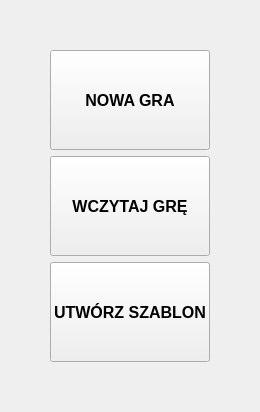
      <widget class="QWidget" name="StartScreen">
       <layout class="QVBoxLayout" name="verticalLayout_7">
        <property name="leftMargin">
         <number>50</number>
        </property>
        <property name="topMargin">
         <number>50</number>
        </property>
        <property name="rightMargin">
         <number>50</number>
        </property>
        <property name="bottomMargin">
         <number>50</number>
        </property>
        <item>
         <widget class="QPushButton" name="BtnStartGame">
          <property name="sizePolicy">
           <sizepolicy hsizetype="Expanding" vsizetype="Expanding">
            <horstretch>0</horstretch>
            <verstretch>0</verstretch>
           </sizepolicy>
          </property>
          <property name="minimumSize">
           <size>
            <width>0</width>
            <height>100</height>
           </size>
          </property>
          <property name="font">
           <font>
            <pointsize>12</pointsize>
            <weight>75</weight>
            <bold>true</bold>
           </font>
          </property>
          <property name="text">
           <string>NOWA GRA</string>
          </property>
         </widget>
        </item>
        <item>
         <widget class="QPushButton" name="BtnLoadGame">
          <property name="enabled">
           <bool>true</bool>
          </property>
          <property name="sizePolicy">
           <sizepolicy hsizetype="Expanding" vsizetype="Expanding">
            <horstretch>0</horstretch>
            <verstretch>0</verstretch>
           </sizepolicy>
          </property>
          <property name="minimumSize">
           <size>
            <width>0</width>
            <height>100</height>
           </size>
          </property>
          <property name="font">
           <font>
            <pointsize>12</pointsize>
            <weight>75</weight>
            <bold>true</bold>
           </font>
          </property>
          <property name="text">
           <string>WCZYTAJ GRĘ</string>
          </property>
         </widget>
        </item>
        <item>
         <widget class="QPushButton" name="BtnCreateTemplate">
          <property name="sizePolicy">
           <sizepolicy hsizetype="Expanding" vsizetype="Expanding">
            <horstretch>0</horstretch>
            <verstretch>0</verstretch>
           </sizepolicy>
          </property>
          <property name="minimumSize">
           <size>
            <width>0</width>
            <height>100</height>
           </size>
          </property>
          <property name="font">
           <font>
            <pointsize>12</pointsize>
            <weight>75</weight>
            <bold>true</bold>
           </font>
          </property>
          <property name="text">
           <string>UTWÓRZ SZABLON</string>
          </property>
         </widget>
        </item>
       </layout>
      </widget>
